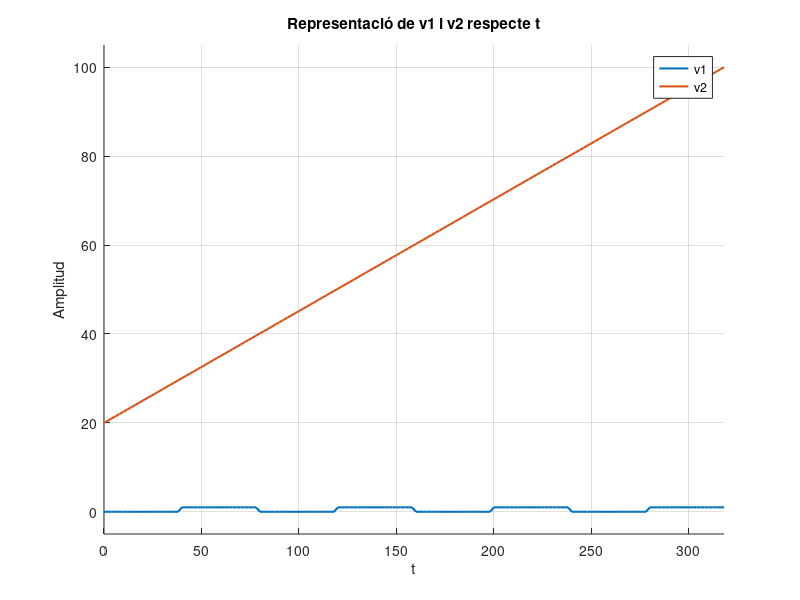

MATLAB code to generate this figure:
% Nom complet component/s del grup
clear all
close all

%% Operacions bàsiques
vecFila = [1 2 3 4 5];
vecCol = [6; 7; 8; 9; 10];

vecFilaT = vecFila.';
vecColT = vecCol.';

sumaVectors = vecFila + vecColT;
prodElement = vecFila .* vecColT;

%% Vectors
v_pas = 0:2.5:(0 + 2.5*(1000-1));
v_lin = linspace(0, 0 + 2.5*(1000-1), 1000);

%% Matrius
M = diag(1:6);
dimM = size(M);

%% Operacions amb matrius
M_quadrat = M.^2;
M_mesEscalar = M + 5;
M_perEscalar = 3*M;
M_transposada = M.';
M_inversa = inv(M);

A = [1 2; 3 4];
B = [0 1; 2 3];
AB = A*B;
BA = B*A;
sonConmutatives = isequal(AB, BA);

%% Extracció de dades
vec1 = M(:,4);
vec2 = M(2,:);
el3_vec1 = vec1(3);
el1_vec2 = vec2(1);

%% Senyals
v1 = repmat([zeros(1,20) ones(1,20)], 1, 4);  % 8 blocs alterns de 20 mostres
v2 = linspace(20, 100, 160);
t = 0:2:(2*(160-1));

%% Representació
figure(1)
hold on
plot(t, v1, 'LineWidth', 1.5)
plot(t, v2, 'LineWidth', 1.5)
xlabel('t')
ylabel('Amplitud')
title('Representació de v1 i v2 respecte t')
legend('v1', 'v2')
axis([t(1) t(end) min([v1 v2])-5 max([v1 v2])+5])
grid on

%% Complexos
comp1 = [1+1j, 2-1j, -1+2j, 0.5-3j, -2-2j, 3+0.2j, -0.7+0.9j, 1.5-1.2j, -3+0.5j, 2.2+2.8j];
comp1_real = real(comp1);
comp1_imag = imag(comp1);
comp1_abs = abs(comp1);
comp1_fase_graus = angle(comp1)*180/pi;
